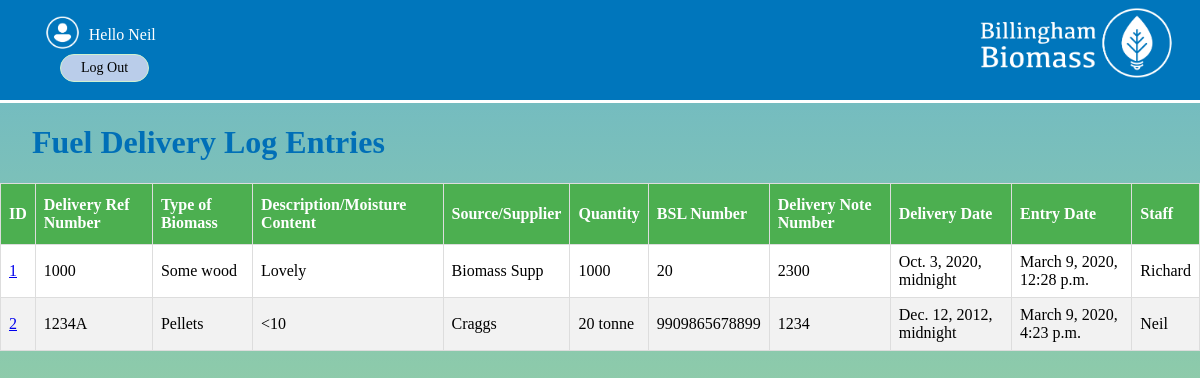
Screenshot of /fueldelivery/viewfuelrecordlog (signed in) with the database file from the repository.
### fueldelivery/models.py (models this page shows, shortened)
class FuelLogDeliveryMod(models.Model):
    delivery_ref_number = models.CharField(max_length=50)
    type_of_biomass = models.CharField(max_length=50)
    description_moisture_content = models.CharField(max_length=50)
    source_supplier = models.CharField(max_length=50)
    quantity = models.CharField(max_length=50)
    BSL_Number = models.IntegerField()
    delivery_note_number = models.IntegerField()
    delivery_date = models.DateTimeField()
    entry_date = models.DateTimeField(auto_now_add = True)
    entry_day = models.DateField(auto_now_add = True)
    staff = models.ForeignKey(User,on_delete=models.CASCADE)

### fueldelivery/views.py (the view)
# urls.py: path('viewfuelrecordlog',views.ViewFuelDeliverylog, name='viewfuelrecord'),
@login_required(login_url="/accounts/login/")
def ViewFuelDeliverylog(request):
    entriesLog = FuelLogDeliveryMod.objects.all().order_by('entry_date')
    return render(request,'fueldelivery/viewfuelrecord.html',{'entriesLog':entriesLog})

### fueldelivery/templates/fueldelivery/viewfuelrecord.html
{% extends 'base_layout.html' %}
{% block content %}
<div class="fuelLog">
  <h1>Fuel Delivery Log Entries</h1>
  <table>
    <thead>
    <th>ID</th>
    <th>Delivery Ref Number</th>
    <th>Type of Biomass</th>
    <th>Description/Moisture Content</th>
    <th>Source/Supplier</th>
    <th>Quantity</th>
    <th>BSL Number</th>
    <th>Delivery Note Number</th>
    <th>Delivery Date</th>
    <th>Entry Date</th>
    <th>Staff</th>
    </thead>
    <tbody>
  {% for entryLog in entriesLog %}
  <tr>
      <td><a href="{% url 'fuelrecords:idRecord' id=entryLog.id%}">{{entryLog.id}}</a></td>
      <td>{{entryLog.delivery_ref_number}}</td>
      <td>{{entryLog.type_of_biomass}}</td>
      <td>{{entryLog.description_moisture_content}}</td>
      <td>{{entryLog.source_supplier}}</td>
      <td>{{entryLog.quantity}}</td>
      <td>{{entryLog.BSL_Number}}</td>
      <td>{{entryLog.delivery_note_number}}</td>
      <td>{{entryLog.delivery_date}}</td>
      <td>{{entryLog.entry_date}}</td>
      <td>{{entryLog.staff}}</td>
      </tr>
    {% endfor %}
    </tbody>
</div>
{% endblock %}

### templates/base_layout.html (shortened to what this page needs)
{% load static from staticfiles %}
<!DOCTYPE html>
<html lang="en" dir="ltr">
  <head>
    <link rel="stylesheet" href="{% static 'styles.css'%}">
  </head>
  <body>
    <div class="head">
      <a href="{% url 'home' %}" ><img src="{% static 'Biomass.png' %}" class="logo" alt="Biomass-Logo" ></img></a>
    <nav class="navigation">
      <ul>
        {% if user.is_authenticated %}
        <li>
          <form class="logout-link" action="{% url 'accounts:logout' %}" method="post">
            <img class="loginimages" src="{%static 'User.png'%}" alt="user-img">
            Hello {{user}} <button type="submit"> Log Out </button>
          </form>
        </li>
        {% endif %}
      </ul>
    </nav>
</div>
    <div class="wrapper">
      {% block content %}
      {% endblock %}
    </div>
  </body>
</html>

### assets/styles.css (style rules this page uses)
* { font-family:"Kefa"; }
html { -webkit-tap-highlight-color:transparent; }
.head { background:rgb(0,118,188); height:100px; margin-top:-1em; border-bottom:3px solid white; }
.loginimages { height:2.5em; transform:translateY(30%); }
.monthly table , .fuelLog table { font-family: "Kefa"; border-collapse: collapse; width: 100%; background-color:white; }
.monthly td,th, .fuelLog td,th { border: 1px solid #ddd; padding: 8px; }
.monthly tr:nth-child(even), .fuelLog tr:nth-child(even) { background-color: #f2f2f2; }
.monthly th ,.fuelLog th { padding-top: 12px; padding-bottom: 12px; text-align: left; background-color: #4CAF50; color: white; }
@media only screen and (min-width: 751px) { .logo { position:block; z-index:2; float:right; top:0.5em; width:250px; height:auto; } }
@media only screen and (min-width: 751px) { .navigation li { position:block; z-index:1; float:left; list-style-type:none; bottom:3em; padding:0 2em 0 0; color:white; font-size:16px; } }
.navigation li button { border-radius:40px; color:white; padding: 5px 20px; text-align: center; text-decoration: none; display: block; font-size: 14px; margin: 10px 20px; transition-duration: 0.4s; cursor: pointer; }
.navigation li button { background-color:#bacdea; color: black; border: 1px solid #cff1d1; }
body { background:rgba(200,255,200,0.7) }
h1 { font-family: "Kefa"; color:#006fb7; margin-left:1em; }
html { height: 100%; }
body { background-image: linear-gradient(rgba(0, 111, 183, 0.5), rgba(142, 195, 60, 0.5)); height: 100%; margin: 0; background-repeat: no-repeat; background-attachment: fixed; }

### rows the page displays
FuelLogDeliveryMod: id "1", delivery_ref_number "1000", type_of_biomass "Some wood", description_moisture_content "Lovely", source_supplier "Biomass Supp", quantity "1000", BSL_Number "20", delivery_note_number "2300", delivery_date "Oct. 3, 2020, midnight", entry_date "March 9, 2020, 12:28 p.m.", staff "Richard"
FuelLogDeliveryMod: id "2", delivery_ref_number "1234A", type_of_biomass "Pellets", description_moisture_content "<10", source_supplier "Craggs", quantity "20 tonne", BSL_Number "9909865678899", delivery_note_number "1234", delivery_date "Dec. 12, 2012, midnight", entry_date "March 9, 2020, 4:23 p.m.", staff "Neil"

### other values shown
{{ user }} "Neil"
